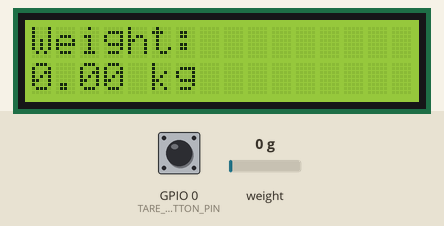
This sketch was run on a simulated ESP8266 (NodeMCU). Parts: 16×2 character LCD. The inputs (shaded band) are chosen by the test bench; at power-on: GPIO 0 (TARE_BUTTON_PIN) HIGH, weight on the scale 0 g. WiFi joins after 1.5 s; servers stay silent unless stated; uploads are accepted with an empty reply; what the sketch prints to the serial monitor is not drawn.

Above: at 4.8 s.
4.9 s: GPIO 0 (TARE_BUTTON_PIN) pulled LOW for 1.2 s
At 7.5 s:
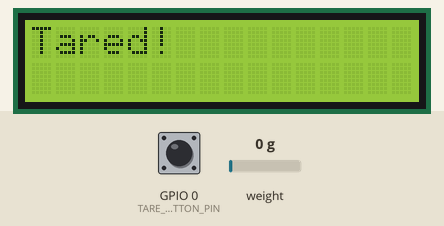
9.6 s: weight on the scale set to 100 g
At 10.0 s:
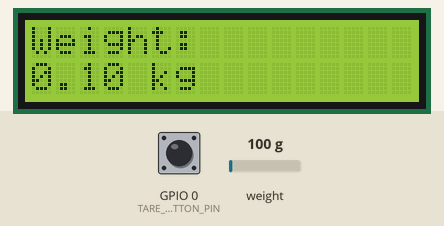
11.2 s: weight on the scale set to 1250 g
At 12.9 s:
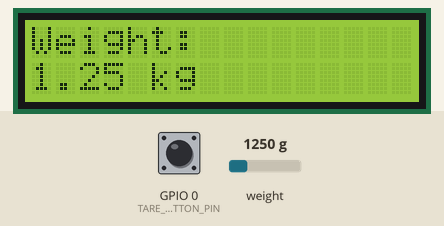
13.2 s: weight on the scale set to 2500 g
At 14.6 s:
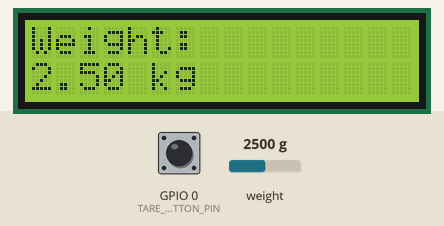
15.2 s: GPIO 0 (TARE_BUTTON_PIN) pulled LOW for 3.2 s
At 17.5 s:
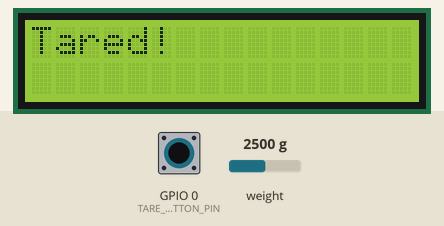
Timing chart, 0 to 19.0 s (numbered marks = the images above; inputs shaded):
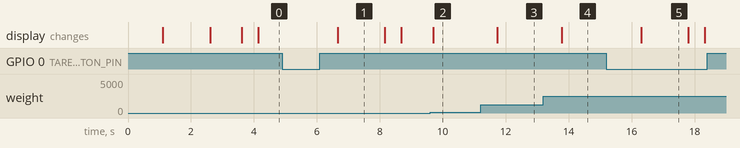

Measured:
- after the input at 4.9 s, the display: changes after 1.8 s (image 1)
- after the input at 9.6 s, the display: changes after 0.10 s (image 2)
- after the input at 11.2 s, the display: changes after 0.54 s (image 3)
- after the input at 13.2 s, the display: changes after 0.57 s (image 4)
- after the input at 15.2 s, the display: changes after 1.1 s (image 5)
- what the display in image 1 shows lasts 1.5 s, from 6.7 s to 8.2 s

The sketch:

esp32.ino
```cpp
#include <Arduino.h>
#include <ESP8266WiFi.h>
#include <ESP8266WiFiMulti.h>
#include <ESP8266HTTPClient.h>
#include <WiFiClientSecure.h>
#include <Wire.h>
#include <LiquidCrystal_I2C.h>
#include "HX711.h"

// WiFi Configuration
ESP8266WiFiMulti WiFiMulti;
const char* ssid = "AdvancedCollege";
const char* password = "acem@123";
const char* serverUrl = "https://safal-hatchery.onrender.com/api/weight";

// HX711 Configuration
#define DT 12  // GPIO12 (D6)
#define SCK 14 // GPIO14 (D5)
#define TARE_BUTTON_PIN 0  // D3 GPIO0

HX711 scale;
LiquidCrystal_I2C lcd(0x27, 16, 2); // Set the LCD address to 0x27 for 16 chars and 2 lines

// Root CA for Render (you may need to update this)
const char* rootCACertificate = \
"-----BEGIN CERTIFICATE-----\n" \
"MIIFazCCA1OgAwIBAgIRAIIQz7DSQONZRGPgu2OCiwAwDQYJKoZIhvcNAQELBQAw\n" \
"TzELMAkGA1UEBhMCVVMxKTAnBgNVBAoTIEludGVybmV0IFNlY3VyaXR5IFJlc2Vh\n" \
"cmNoIEdyb3VwMRUwEwYDVQQDEwxJU1JHIFJvb3QgWDEwHhcNMTUwNjA0MTEwNDM4\n" \
"WhcNMzUwNjA0MTEwNDM4WjBPMQswCQYDVQQGEwJVUzEpMCcGA1UEChMgSW50ZXJu\n" \
"ZXQgU2VjdXJpdHkgUmVzZWFyY2ggR3JvdXAxFTATBgNVBAMTDElTUkcgUm9vdCBY\n" \
"MTCCAiIwDQYJKoZIhvcNAQEBBQADggIPADCCAgoCggIBAK3oJHP0FDfzm54rVygc\n" \
"h77ct984kIxuPOZXoHj3dcKi/vVqbvYATyjb3miGbESTtrFj/RQSa78f0uoxmyF+\n" \
"0TM8ukj13Xnfs7j/EvEhmkvBioZxaUpmZmyPfjxwv60pIgbz5MDmgK7iS4+3mX6U\n" \
"A5/TR5d8mUgjU+g4rk8Kb4Mu0UlXjIB0ttov0DiNewNwIRt18jA8+o+u3dpjq+sW\n" \
"T8KOEUt+zwvo/7V3LvSye0rgTBIlDHCNAymg4VMk7BPZ7hm/ELNKjD+Jo2FR3qyH\n" \
"B5T0Y3HsLuJvW5iB4YlcNHlsdu87kGJ55tukmi8mxdAQ4Q7e2RCOFvu396j3x+UC\n" \
"B5iPNgiV5+I3lg02dZ77DnKxHZu8A/lJBdiB3QW0KtZB6awBdpUKD9jf1b0SHzUv\n" \
"KBds0pjBqAlkd25HN7rOrFleaJ1/ctaJxQZBKT5ZPt0m9STJEadao0xAH0ahmbWn\n" \
"OlFuhjuefXKnEgV4We0+UXgVCwOPjdAvBbI+e0ocS3MFEvzG6uBQE3xDk3SzynSjn\n" \
"olLhrY0+EQ0J9i5gSAZ+qHbRzLeiNdd8XM2w9U/t7y0Ff/9yi0GE44Za4rF2LN9d\n" \
"11TPAmRGunUHBcnWEvgJBQl9nJEiU0Zsnvgc/ubhPgXRR4Xq37Z0j4r7g1SgEEzw\n" \
"57A06MvIYJ2vhTkY1AxYguPRjY5wK0bVP47aOZT/yyjqlnxL0j6oRtnjN1qw==\n" \
"-----END CERTIFICATE-----\n";

// Timing variables
unsigned long lastUploadTime = 0;
const unsigned long uploadInterval = 30000; // 30 seconds

void setup() {
  Serial.begin(115200);
  pinMode(TARE_BUTTON_PIN, INPUT_PULLUP);

  // Initialize LCD
  lcd.init();
  lcd.backlight();
  lcd.print("Initializing...");

  // Initialize scale
  scale.begin(DT, SCK);
  while (!scale.is_ready()) {
    Serial.println("Waiting for HX711...");
    delay(1000);
  }
  scale.set_scale(57470); // Your calibrated scale factor
  scale.tare();

  // Connect to WiFi
  WiFi.mode(WIFI_STA);
  WiFiMulti.addAP(ssid, password);

  lcd.clear();
  lcd.print("Connecting WiFi");

  Serial.println();
  Serial.println();
  Serial.print("Connecting to ");
  Serial.println(ssid);

  while (WiFiMulti.run() != WL_CONNECTED) {
    delay(500);
    Serial.print(".");
  }

  Serial.println("");
  Serial.println("WiFi connected");
  Serial.println("IP address: ");
  Serial.println(WiFi.localIP());

  lcd.clear();
  lcd.print("WiFi Connected");
  delay(1000);
  lcd.clear();
}

void loop() {
  // Check tare button (active LOW)
  if (digitalRead(TARE_BUTTON_PIN) == LOW) {
    scale.tare();
    lcd.clear();
    lcd.print("Tared!");
    delay(1500);
    lcd.clear();
  }

  // Read weight
  float weight = scale.get_units(5);  // Average of 5 readings

  // Display weight
  Serial.print("Weight: ");
  Serial.print(weight, 2);
  Serial.println(" kg");

  lcd.setCursor(0, 0);
  lcd.print("Weight:");
  lcd.setCursor(0, 1);
  lcd.print(weight, 2);
  lcd.print(" kg    ");

  // Upload data to server periodically
  if (millis() - lastUploadTime > uploadInterval) {
    if (WiFiMulti.run() == WL_CONNECTED) {
      WiFiClientSecure client;
      HTTPClient https;

      Serial.print("[HTTPS] begin...\n");

      // Configure WiFiClientSecure with root CA
      client.setInsecure(); // Skip verification for testing (not recommended for production)
      // For production, use: client.setCACert(rootCACertificate);

      if (https.begin(client, serverUrl)) {
        https.addHeader("Content-Type", "application/json");

        // Create JSON payload
        String payload = "{\"weight\":" + String(weight, 2) + "}";

        Serial.print("[HTTPS] POST...\n");
        Serial.println("Payload: " + payload);
        int httpCode = https.POST(payload);

        if (httpCode > 0) {
          Serial.printf("[HTTPS] POST... code: %d\n", httpCode);
          if (httpCode == HTTP_CODE_OK || httpCode == HTTP_CODE_CREATED) {
            String response = https.getString();
            Serial.println("Response: " + response);
            lcd.clear();
            lcd.print("Upload Success");
            delay(1000);
            lcd.clear();
          } else {
            // Handle 400 or other error codes
            String response = https.getString();
            Serial.println("Error response: " + response);
            lcd.clear();
            lcd.print("Upload Error");
            lcd.setCursor(0, 1);
            lcd.print("Code: " + String(httpCode));
            delay(2000);
            lcd.clear();
          }
        } else {
          Serial.printf("[HTTPS] POST... failed, error: %s\n", https.errorToString(httpCode).c_str());
          lcd.clear();
          lcd.print("Upload Failed");
          delay(1000);
          lcd.clear();
        }

        https.end();
      } else {
        Serial.println("[HTTPS] Unable to connect");
      }
    }
    lastUploadTime = millis();
  }

  delay(500);
}
```
